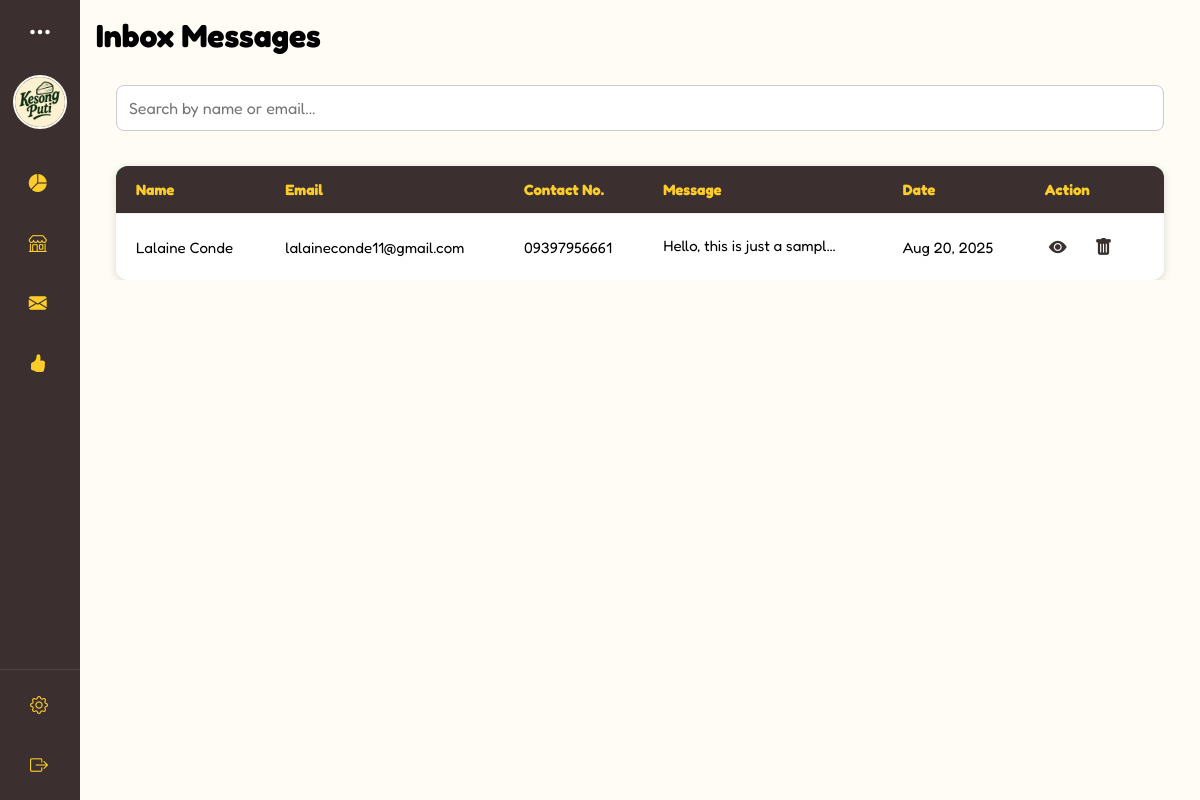
/interfaces/admin/inbox.php (signed in), run on an earlier commit of the app's database.
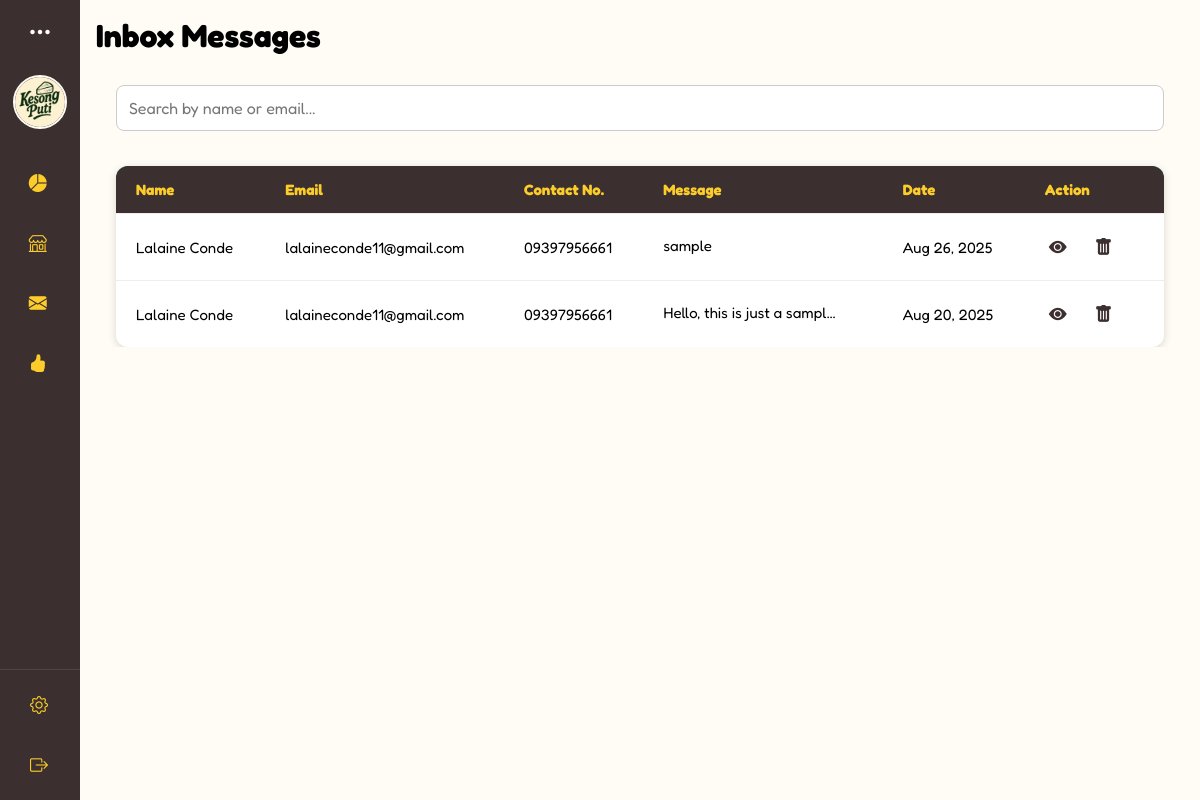
And on a later commit of the database.
### tables this page shows
CREATE TABLE `inbox_messages` (
  `inbox_id` int(11) NOT NULL,
  `name` varchar(100) NOT NULL,
  `email` varchar(150) NOT NULL,
  `contact` varchar(20) NOT NULL,
  `message` text NOT NULL,
  `created_at` timestamp NOT NULL DEFAULT current_timestamp(),
  `recipient` varchar(100) NOT NULL
);

### interfaces/admin/inbox.php (the view, shortened to what this page needs)
<?php
require '../../connection.php';
include ('../../includes/admin-dashboard.php');
if ($_SESSION['role'] === 'admin') {
    $recipient = "admin_" . $_SESSION['admin_id'];
} elseif ($_SESSION['role'] === 'superadmin') {
    $recipient = "super_" . $_SESSION['super_id'];
}
$sql = "SELECT * FROM inbox_messages
        WHERE recipient = '$recipient'
        ORDER BY created_at DESC";
$result = mysqli_query($connection, $sql);
?>
<!DOCTYPE html>
<html lang="en">
<head>
    <link
      rel="stylesheet"
      href="https://cdn.jsdelivr.net/npm/bootstrap-icons/font/bootstrap-icons.css"
    />
    <link rel="stylesheet" href="../../css/admin.css"/>
</head>
<body>
  <div class="main-content">
      <div class="box" id="inbox-content">
        <h1>Inbox Messages</h1>
      <div class="contact-table-wrapper">
        <div class="contact-table-container">
          <input
            type="text"
            id="contactSearch"
            placeholder="Search by name or email..."
          />
          <table class="contact-table">
            <thead>
              <tr>
                <th>Name</th>
                <th>Email</th>
                <th>Contact No.</th>
                <th>Message</th>
                <th>Date</th>
                <th>Action</th>
              </tr>
            </thead>
            <tbody id="contactTableBody">
              <?php if (mysqli_num_rows($result) > 0): ?>
                <?php while ($row = mysqli_fetch_assoc($result)): ?>
                  <tr>
                    <td><?php echo htmlspecialchars($row['name']); ?></td>
                    <td><?php echo htmlspecialchars($row['email']); ?></td>
                    <td><?php echo htmlspecialchars($row['contact']); ?></td>
                    <td class="contact-message"><span class="short-msg"><?php echo htmlspecialchars($row['message']); ?></span></td>
                    <td><?php echo date("M j, Y", strtotime($row['created_at'])); ?></td>
                    <td>
                    <button
                      class="view-btn view-more"
                      data-message="<?php echo htmlspecialchars($row['message']); ?>"
                      data-name="<?php echo htmlspecialchars($row['name']); ?>"
                      title="View More"
                    >
                      <i class="bi bi-eye-fill"></i>
                    </button>
                    <button class="delete-btn" data-id="<?php echo $row['inbox_id']; ?>">
                      <i class="bi bi-trash-fill"></i>
                    </button>
                  </td>
                  </tr>
                <?php endwhile; ?>
              <?php else: ?>
                <tr>
                  <td colspan="6" style="text-align:center;">No messages found</td>
                </tr>
              <?php endif; ?>
            </tbody>
          </table>
        </div>
        </div>
      </div>
</div>
</body>
</html>

What changed in the data, as far as the page shows it:
added inbox_messages: name "Lalaine Conde", email "lalaineconde11@gmail.com", contact "09397956661", message "sample", created_at "Aug 26, 2025"
